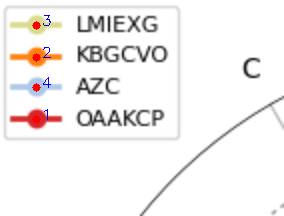
#> input picture backend/legend_color_marked.png, 284 x 216 px
$ python -i encrypt_rose.py   (imports and definitions only)
#> lines starting #> are read from the running program, lines starting #| are printed output that depends on the picture; after the words box and inside, x2 and y2 are one past the last pixel; in counts of white or black regions, pixels touching at a corner belong together
"""Rose chart grid encryption and circle detection helpers.

Rose charts share the final encrypted-grid drawing code with radar charts, but
their radius detection is different: colored wedge tops create strong circular
edges that can be confused with true grid rings.  This module keeps the radar
encoder drawing pipeline while replacing the rose circle detector with a
low-saturation grid-edge radius profile.
"""

from __future__ import annotations

import math
import sys
from pathlib import Path
from typing import Any

import cv2
import numpy as np


_project_root = Path(__file__).resolve().parents[2]
if str(_project_root) not in sys.path:
    sys.path.insert(0, str(_project_root))

from backend.demo_radar.encrypt_radar import RadarChartEncoder  # noqa: E402


def _circle_edge_support(
    edges: np.ndarray,
    cx: float,
    cy: float,
    radius: float,
    samples: int = 240,
    radius_offsets: tuple[int, ...] = (-2, -1, 0, 1, 2),
) -> float:
    h, w = edges.shape[:2]
    supported = 0
    for angle in np.linspace(0, 2 * math.pi, samples, endpoint=False):
        found = False
        for dr in radius_offsets:
            x = int(round(cx + (radius + dr) * math.cos(angle)))
            y = int(round(cy + (radius + dr) * math.sin(angle)))
            if 0 <= x < w and 0 <= y < h and edges[y, x] > 0:
                found = True
                break
        supported += int(found)
    return supported / samples


def rose_grid_edges(image: np.ndarray) -> np.ndarray:
    """Return edges for gray/black grid structures while suppressing wedges."""
    hsv = cv2.cvtColor(image, cv2.COLOR_BGR2HSV)
    gray = cv2.cvtColor(image, cv2.COLOR_BGR2GRAY)

    # Remove saturated colored wedges before Canny.  Text, gray dashed grid
    # rings, black outer rings and gray axes remain visible.
    cleaned = gray.copy()
    saturated = hsv[:, :, 1] > 70
    cleaned[saturated] = 255
    cleaned = cv2.GaussianBlur(cleaned, (3, 3), 0.7)
    return cv2.Canny(cleaned, 35, 120)


def _find_rose_center(image: np.ndarray, debug: dict[str, Any]) -> tuple[int, int, int, float, str]:
    h, w = image.shape[:2]
    short_side = min(h, w)
    gray = cv2.cvtColor(image, cv2.COLOR_BGR2GRAY)
    blurred = cv2.GaussianBlur(gray, (9, 9), 2)
    edges = rose_grid_edges(image)

    min_radius = max(10, int(short_side * 0.06))
    max_radius = int(short_side * 0.56)
    best: tuple[int, int, int] | None = None
    best_support = 0.0
    source = "failed"

    for param2 in (35, 30, 25, 20, 15, 10):
        circles = cv2.HoughCircles(
            blurred,
            cv2.HOUGH_GRADIENT,
            dp=1.2,
            minDist=max(30, short_side // 10),
            param1=40,
            param2=param2,
            minRadius=min_radius,
            maxRadius=max_radius,
        )
        if circles is None:
            continue
        for cx, cy, radius in np.around(circles[0]).astype(int):
            if radius <= 0 or not (0 <= cx < w and 0 <= cy < h):
                continue
            support = _circle_edge_support(edges, cx, cy, radius)
            # Prefer a strong grid-like ring, then a circle close to the image
            # center.  This avoids wedge top arcs becoming the center estimate.
            center_penalty = math.hypot(cx - w / 2, cy - h / 2) / max(short_side, 1)
            score = support - 0.12 * center_penalty
            if best is None or score > best_support - 0.12 * math.hypot(best[0] - w / 2, best[1] - h / 2) / max(short_side, 1):
                best = (int(cx), int(cy), int(radius))
                best_support = float(support)
                source = f"rose_center_p2={param2}"
        if best is not None and best_support >= 0.35:
            break

    if best is None:
        return 0, 0, 0, 0.0, source

    debug["center_circle"] = {
        "cx": best[0],
        "cy": best[1],
        "r": best[2],
        "edge_support": round(best_support, 4),
    }
    return best[0], best[1], best[2], round(best_support, 4), source


def rose_radius_peaks(
    image: np.ndarray,
    center: tuple[int, int],
    max_radius: int | None = None,
) -> list[dict[str, float]]:
    """Find likely true grid-ring radii from a low-saturation edge profile."""
    h, w = image.shape[:2]
    short_side = min(h, w)
    cx, cy = center
    edges = rose_grid_edges(image)

    min_radius = max(18, int(short_side * 0.045))
    if max_radius is None:
        max_radius = int(short_side * 0.56)
    max_radius = min(max_radius, int(min(cx, cy, w - cx, h - cy) + short_side * 0.08))
    if max_radius <= min_radius:
        return []

    profile: list[tuple[float, int]] = []
    for radius in range(min_radius, max_radius + 1):
        support = _circle_edge_support(edges, cx, cy, radius)
        profile.append((support, radius))

    raw_peaks: list[tuple[float, int]] = []
    for idx in range(2, len(profile) - 2):
        support, radius = profile[idx]
        if support < 0.10:
            continue
        if support >= profile[idx - 1][0] and support >= profile[idx + 1][0]:
            raw_peaks.append((support, radius))

    if not raw_peaks:
        return []

    # Merge adjacent maxima generated by one thick or anti-aliased ring.
    merge_gap = max(4, int(short_side * 0.006))
    clusters: list[list[tuple[float, int]]] = []
    for support, radius in sorted(raw_peaks, key=lambda item: item[1]):
        if clusters and radius - clusters[-1][-1][1] <= merge_gap:
            clusters[-1].append((support, radius))
        else:
            clusters.append([(support, radius)])

    peaks = [max(cluster, key=lambda item: item[0]) for cluster in clusters]
    best_support = max(support for support, _ in peaks)
    keep_threshold = max(0.18, best_support * 0.42)
    min_spacing = max(10, int(short_side * 0.035))

    selected: list[tuple[float, int]] = []
    for support, radius in sorted(peaks, reverse=True):
        if support < keep_threshold:
            continue
        if any(abs(radius - kept_radius) < min_spacing for _, kept_radius in selected):
            continue
        selected.append((support, radius))

    selected = _regularize_radius_peaks(selected, short_side)
    selected.sort(key=lambda item: item[1])
    return [{"radius": float(radius), "support": float(support)} for support, radius in selected]


def _regularize_radius_peaks(peaks: list[tuple[float, int]], short_side: int) -> list[tuple[float, int]]:
    """Drop isolated wedge/text peaks that do not fit a radial tick grid."""
    if len(peaks) <= 2:
        return peaks

    min_base = max(12.0, short_side * 0.045)
    max_k = 10
    candidates: list[tuple[float, list[tuple[float, int]]]] = []

    for support, radius in peaks:
        for k in range(1, max_k + 1):
            base = radius / k
            if base < min_base:
                continue
            buckets: dict[int, tuple[float, int, float]] = {}
            for peak_support, peak_radius in peaks:
                peak_k = int(round(peak_radius / base))
                if peak_k <= 0 or peak_k > max_k:
                    continue
                expected = peak_k * base
                distance = abs(peak_radius - expected)
                tolerance = max(5.0, base * 0.10)
                if distance > tolerance:
                    continue
                current = buckets.get(peak_k)
                if current is None or peak_support > current[0]:
                    buckets[peak_k] = (peak_support, peak_radius, distance)

            chosen = [(value[0], value[1]) for _, value in sorted(buckets.items())]
            if len(chosen) < 2:
                continue
            mean_distance = float(np.mean([value[2] for value in buckets.values()]))
            ks = sorted(buckets)
            missing_steps = (ks[-1] - ks[0] + 1) - len(ks)
            outer_bonus = 0.18 if max(r for _, r in chosen) >= max(r for _, r in peaks) - max(8, int(short_side * 0.012)) else 0.0
            score = (
                sum(s for s, _ in chosen)
                + 0.16 * len(chosen)
                + outer_bonus
                - 0.025 * mean_distance
                - 0.20 * missing_steps
            )
            candidates.append((score, chosen))

    if not candidates:
        return peaks

    _, best = max(candidates, key=lambda item: item[0])
    # Keep the original list if the regularized subset is too weak; otherwise
    # use the cleaner grid-consistent subset.
    if len(best) < len(peaks) and sum(s for s, _ in best) >= 0.55 * sum(s for s, _ in peaks):
        return best
    return peaks


def detect_rose_circles(image: np.ndarray, debug: dict[str, Any] | None = None) -> tuple[int, int, list[int], str, float]:
    """Detect rose chart center and true grid ring radii.

    Returns ``(cx, cy, radii, detection_source, edge_support)``.  ``radii`` is
    sorted from inner to outer and excludes the origin.
    """
    if debug is None:
        debug = {}
    cx, cy, hough_radius, edge_support, source = _find_rose_center(image, debug)
    if hough_radius <= 0:
        return 0, 0, [], source, edge_support

    peaks = rose_radius_peaks(image, (cx, cy))
    debug["radius_peaks"] = [
        {"radius": int(round(item["radius"])), "support": round(item["support"], 4)}
        for item in peaks
    ]

    radii = [int(round(item["radius"])) for item in peaks]
    if not radii:
        radii = [int(hough_radius)]
        source = f"{source}+hough_only"
    else:
        source = f"{source}+gray_profile"

    best_radius_support = max((item["support"] for item in peaks), default=edge_support)
    return int(cx), int(cy), radii, source, round(float(best_radius_support), 4)


class RoseChartEncoder(RadarChartEncoder):
    """Radar encoder with rose-specific center/radius detection."""

    def visualize_ring_mask(self, image_path, ring_width=5):
        image = cv2.imread(str(image_path))
        if image is None:
            return image

        debug: dict[str, Any] = {}
        cx, cy, radii, source, support = detect_rose_circles(image, debug)
        self.coords = [cx, cy]
        self.first_r = radii[0] if radii else 0
        self.second_r = radii[1] if len(radii) > 1 else 0
        self.detection_source = source
        self.last_edge_support = support
        self.last_rose_debug = debug

        gray = cv2.cvtColor(image, cv2.COLOR_BGR2GRAY)
        masked = image.copy()
        for radius in radii[:2]:
            mask = np.zeros_like(gray)
            cv2.circle(mask, (cx, cy), int(radius + ring_width), 255, -1)
            cv2.circle(mask, (cx, cy), max(0, int(radius - ring_width)), 0, -1)
            masked[mask == 255] = 255
        return masked

    def second_circle_find(self, image):
        return self.second_r


def encrypt_rose(image_path, output_dir=None):
    """Encrypt a rose chart with the rose-specific grid detector."""
    encoder = RoseChartEncoder()
    return encoder.process_single_image(image_path, output_dir)

>>> import cv2
>>> picture = cv2.imread('../legend_color_marked.png')
#> picture is the input picture: shape (216, 284, 3); mean B, G, R 240.8, 241.5, 244.2
>>> result = detect_rose_circles(picture)
#> in _find_rose_center, `gray = cv2.cvtColor(image, cv2.COLOR_BGR2GRAY)`:
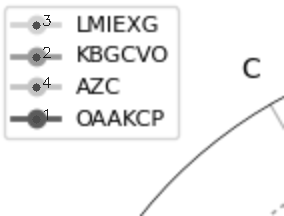
#> gray: shape (216, 284); min 27, max 255, mean 242.2
#> in _find_rose_center, `blurred = cv2.GaussianBlur(gray, (9, 9), 2)`:
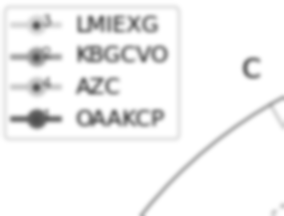
#> blurred: shape (216, 284); min 78, max 255, mean 242.2
#> in rose_grid_edges, `hsv = cv2.cvtColor(image, cv2.COLOR_BGR2HSV)`: hsv: shape (216, 284, 3); mean H, S, V 1.8, 5.3, 245
#> in rose_grid_edges, `saturated = hsv[:, :, 1] > 70`:
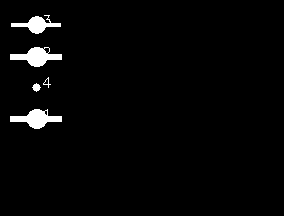
#> saturated: shape (216, 284) bool; 2.5% white; 5 white regions, box (x1, y1, x2, y2) and area: (10, 47, 62, 67) 532, (10, 109, 62, 129) 522, (11, 15, 61, 34) 397, (32, 83, 41, 92) 49, (43, 77, 51, 88) 24
#> in rose_grid_edges, `cleaned[saturated] = 255`:
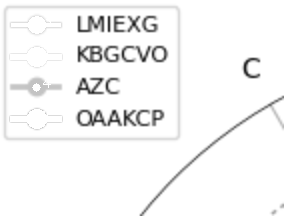
#> cleaned: shape (216, 284); 2.48% of pixels changed, all inside (x1, y1, x2, y2) = (10, 15, 62, 129)
#> in rose_grid_edges, `return cv2.Canny(cleaned, 35, 120)`:
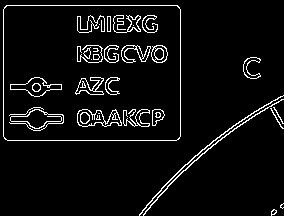
#> returned value: shape (216, 284); 5.6% white in thin lines or dots
#> after the loop in _find_rose_center, `for param2 in (35, 30, 25, 20, 15, 10):`: best = (119, 21, 13); best_support = 0.633; source = 'rose_center_p2=35'
#> in detect_rose_circles, `cx, cy, hough_radius, edge_support, source = _find_rose_center(image, ..`: cx = 119; cy = 21; hough_radius = 13; edge_support = 0.633; source = 'rose_center_p2=35'
#> the loop in rose_radius_peaks, `for radius in range(min_radius, max_radius + 1):` made 21 passes
#> support on passes 1 to 12: 0.512, 0.446, 0.396, 0.375, 0.371, 0.358, 0.367, 0.379, 0.367, 0.388, 0.404, 0.388
#> after the loop in rose_radius_peaks, `for radius in range(min_radius, max_radius + 1):`: profile = [(0.512, 18), (0.446, 19), (0.396, 20), (0.375, 21), (0.371, 22), (0.358, 23), (0.367, 24), (0.379, 25), (0.367, 26), (0.388, 27), (0.404, 28), (0.388, 29), (0.383, 30), (0.383, 31), (0.342, 32), (0.333, 33), (0.296, 34), (0.275, 35), (0.292, 36), (0.362, 37), (0.379, 38)]
#> the loop in rose_radius_peaks, `for idx in range(2, len(profile) - 2):` made 17 passes
#> after the loop in rose_radius_peaks, `for idx in range(2, len(profile) - 2):`: raw_peaks = [(0.379, 25), (0.404, 28), (0.383, 31)]
#> the loop in rose_radius_peaks, `for support, radius in sorted(raw_peaks, key=lambda item: item[1]):` made 3 passes
#> after the loop in rose_radius_peaks, `for support, radius in sorted(raw_peaks, key=lambda item: item[1]):`: clusters = [[(0.379, 25), (0.404, 28), (0.383, 31)]]
#> in rose_radius_peaks, `peaks = [max(cluster, key=lambda item: item[0]) for cluster in clusters]`: peaks = [(0.404, 28)]
#> in rose_radius_peaks, `best_support = max(support for support, _ in peaks)`: best_support = 0.404
#> in rose_radius_peaks, `keep_threshold = max(0.18, best_support * 0.42)`: keep_threshold = 0.18
#> the loop in rose_radius_peaks, `for support, radius in sorted(peaks, reverse=True):` made 1 pass
#> after the loop in rose_radius_peaks, `for support, radius in sorted(peaks, reverse=True):`: selected = [(0.404, 28)]
#> in detect_rose_circles, `peaks = rose_radius_peaks(image, (cx, cy))`: peaks = 1 item
#> in detect_rose_circles, `radii = [int(round(item["radius"])) for item in peaks]`: radii = [28]
#> in detect_rose_circles, `source = f"{source}+gray_profile"`: source = 'rose_center_p2=35+gray_profile'
#> in detect_rose_circles, `best_radius_support = max((item["support"] for item in peaks), default..`: best_radius_support = 0.404
#> result = (119, 21, [28], 'rose_center_p2=35+gray_profile', 0.404)
